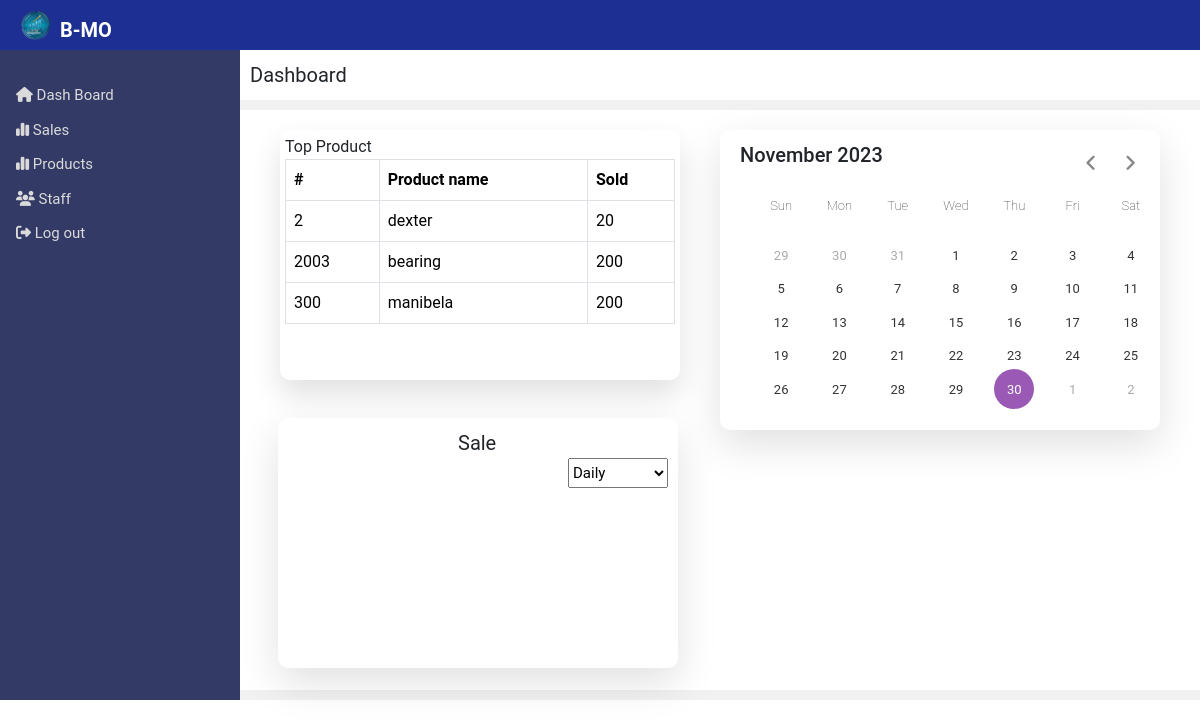
The page /Manager_landing_page/DashboardManager.php on the database its author committed.
### tables this page shows
CREATE TABLE `product` (
  `Product_code` varchar(255) NOT NULL,
  `Product_name` varchar(255) NOT NULL,
  `Price` varchar(255) NOT NULL,
  `Quantity` varchar(255) NOT NULL,
  `Branch` varchar(255) NOT NULL
);

### Manager_landing_page/DashboardManager.php (the view, shortened to what this page needs)
<!DOCTYPE html>
<html>
    <head>
       <link rel="stylesheet" href="DashboardManager.css">
    </head>
    <body>
        <div class="left">
        <img src="/Multi_business_system/picture/logo.png" style="width: 30px;position:absolute; top:10px; left:20px;" alt="">
                <div class="Company">B-MO</div>
        </div>
        <div class="sidenav" id="a">
                <a href="DashboardManager.php" target="_top" class="nav"><i class="fa-solid fa-house"></i> Dash Board</a>
                   <a href="SalesManager.php" target="_top" class="nav"><i class="fa-solid fa-chart-simple"></i> Sales</a>
                   <a href="ProductManager.php" target="_top" class="nav"><i class="fa-solid fa-chart-simple"></i> Products</a>
                   <a href="StaffAcctManager.php" target="_top" class="nav"><i class="fa-solid fa-users"></i> Staff</a>
                  <a href="/Multi_business_system/landingpage/logout.php" target="_top" ><i class="fa-solid fa-right-from-bracket"></i> Log out</a>
      </div>
          <div class="main" id="a">
            <div class="frame" src="" name="iframe">
                <div class="addbusines">
                    <div class="product-top">Dashboard</div>
                    </div>
                    <div class="busin-right">
     <div class="wrapper">
      <header>
        <p class="current-date">November 2023</p>
        <div class="icons">
          <span id="prev" class="material-symbols-rounded">chevron_left</span>
          <span id="next" class="material-symbols-rounded">chevron_right</span>
        </div>
      </header>
      <div class="calendar">
        <ul class="weeks">
          <li>Sun</li>
          <li>Mon</li>
          <li>Tue</li>
          <li>Wed</li>
          <li>Thu</li>
          <li>Fri</li>
          <li>Sat</li>
        </ul>
        <ul class="days">
        </ul>
      </div>
    </div>
    <?php include('header.php'); ?>
      <div class="Topsale">
        <label class="topproduct">Top Product</label>
      <table class="table table-bordered table-hover">
          <thead>
              <tr>
              <th scope="col">#</th>
              <th scope="col">Product name</th>
              <th scope="col">Sold</th>
              </tr>
          </thead>
          <tbody>
              <?php
               $host = "localhost";
               $dbname = "multi_bussines_system";
               $username = "root";
               $password = "";
              try{
                  $pdo = new PDO("mysql:host=$host;dbname=$dbname", $username, $password);
                   $pdo->setAttribute(PDO::ATTR_ERRMODE,PDO::ERRMODE_EXCEPTION);
                 $query = " SELECT * FROM product";
                 $statement = $pdo->prepare($query);
                 $statement->execute();
                 $result = $statement->fetchALL(PDO::FETCH_ASSOC);
                 if( $result){
                  foreach ($result as $row){
                      ?>
                      <tr>
                          <td class="user_id"><?= $row['Product_code'];?></td>
                          <td><?= $row['Product_name']?></td>
                          <td><?= $row['Price']?></td>
                      </tr>
                      <?php
                  }
                 }
              }catch(PDOException $e){
                  echo $e->getMessage();
              }
              ?>
          </tbody>
        </div>
      </div>
      <div class="sales">
          <label class="topsale">Sale</label>
          <Select class="filter_sale">
            <option value="">Daily</option>
        </Select>
       </div>
 </div>
      <?php include('footer.php');?>
    </body>
</html>

### Manager_landing_page/DashboardManager.css (style rules this page uses)
body { padding: 0px; margin: 0px; box-sizing: border-box; height: 650px; }
* { font-family: 'Roboto', sans-serif; box-sizing: border-box; }
.left { background-color: #1d2f92; width: 100%; margin: 0px; height: 50px; }
.sidenav { height: 200px; width: 20%; background-color: #333a66; padding-top: 20px; }
.sidenav a, .dropdown-btn { padding: 6px 8px 6px 16px; text-decoration: none; font-size: 15px; color: #dadada; display: block; border: none; background: none; width: 100%; text-align: left; cursor: pointer; outline: none; }
.main { width: 80%; height: 650px; background-color: #f1f1f1; }
#a { float: left; height: 650px; }
* { box-sizing: border-box; font-family: 'Roboto', sans-serif; }
.addbusines { background-color: white; padding: 10px; font-size: 20px; }
div.busin-right { height: 580px; background-color: white; margin-top: 10px; padding: 8px; position: relative; }
* { font-family: 'Roboto', sans-serif; }
.Company { color: white; font-size: 20px; position: absolute; top: 15px; font-weight: bold; left: 60px; }
.Topsale { padding: 5px; height: 250px; background: #fff; border-radius: 10px; box-shadow: 0 15px 30px rgba(0,0,0,0.12); width: 400px; position: absolute; top: 20px; left: 40px }
th { padding-left: 20px; }
.topsale { font-size: 20px; margin-top: 10px; margin-left: 180px; }
.filter_sale { width: 100px; font-size: 15px; height: 30px; position: absolute; top: 40px; right: 10px; cursor: pointer; }
.wrapper { width: 440px; background: #fff; border-radius: 10px; box-shadow: 0 15px 40px rgba(0,0,0,0.12); position: absolute; right: 40px; top: 20px; height: 300px; }
.wrapper header { display: flex; align-items: center; padding: 10px 20px 10px; justify-content: space-between; }
header .icons { display: flex; }
header .icons span { height: 38px; width: 38px; margin: 0 1px; cursor: pointer; color: #878787; text-align: center; line-height: 38px; font-size: 1.9rem; user-select: none; border-radius: 50%; }
.icons span:last-child { margin-right: -10px; }
header .current-date { font-size: 20px; font-weight: 500; }
ul { display: flex; flex-wrap: wrap; list-style: none; text-align: center; }
.calendar .days { margin-bottom: 10px; }
.calendar li { color: #333; width: calc(100% / 7); font-size: 13px; }
.calendar .weeks li { font-weight: 200; cursor: default; }
.sales { position: relative; left: 30px; top: 300px; width: 400px; height: 250px; background: #fff; border-radius: 10px; box-shadow: 0 15px 40px rgba(0,0,0,0.12); }

### rows shown on the page
product: Product_code "2", Product_name "dexter", Price "20"
product: Product_code "2003", Product_name "bearing", Price "200"
product: Product_code "300", Product_name "manibela", Price "200"
